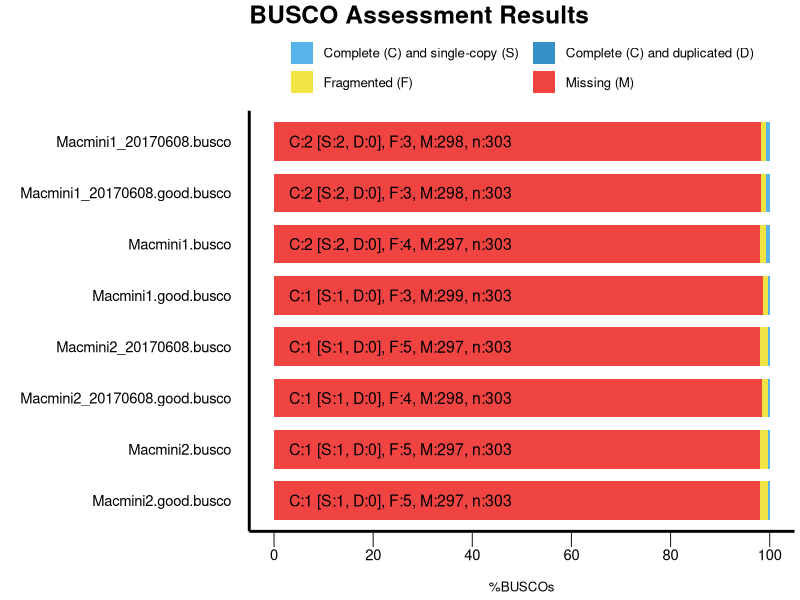

Here is the R script that generated this plot:
######################################
#
# BUSCO summary figure
# @author Mathieu Seppey <mathieu.seppey@unige.ch>
# @version 2.0
# @since BUSCO 2.0
# 
# Copyright (C) 2016 E. Zdobnov lab
# 
# BUSCO is free software: you can redistribute it and/or modify
# it under the terms of the GNU General Public License as published by
# the Free Software Foundation, either version 3 of the License, or
# (at your option) any later version. See <http://www.gnu.org/licenses/>
#  
# BUSCO is distributed in the hope that it will be useful,
# but WITHOUT ANY WARRANTY; without even the implied warranty of
# MERCHANTABILITY or FITNESS FOR A PARTICULAR PURPOSE.  See the
# GNU General Public License for more details.
#
######################################

# Load the required libraries
library(ggplot2)
library("grid")
options(bitmapType="cairo")
# !!! CONFIGURE YOUR PLOT HERE !!! 
# Output
my_output <- paste("busco/summary/","busco_figure.png",sep="/") 
my_width <- 20
my_height <- 15
my_unit <- "cm"

# Colors
my_colors <- c("#56B4E9", "#3492C7", "#F0E442", "#F04442")
# Bar height ratio
my_bar_height <- 0.75

# Legend
my_title <- "BUSCO Assessment Results"

# Font
my_family <- "sans"
my_size_ratio <- 1

# !!! SEE YOUR DATA HERE !!! 
# Your data as generated by python, remove or add more
my_species <- c('Macmini2.good.busco', 'Macmini2.good.busco', 'Macmini2.good.busco', 'Macmini2.good.busco', 'Macmini1_20170608.good.busco', 'Macmini1_20170608.good.busco', 'Macmini1_20170608.good.busco', 'Macmini1_20170608.good.busco', 'Macmini1.good.busco', 'Macmini1.good.busco', 'Macmini1.good.busco', 'Macmini1.good.busco', 'Macmini1_20170608.busco', 'Macmini1_20170608.busco', 'Macmini1_20170608.busco', 'Macmini1_20170608.busco', 'Macmini2_20170608.busco', 'Macmini2_20170608.busco', 'Macmini2_20170608.busco', 'Macmini2_20170608.busco', 'Macmini1.busco', 'Macmini1.busco', 'Macmini1.busco', 'Macmini1.busco', 'Macmini2_20170608.good.busco', 'Macmini2_20170608.good.busco', 'Macmini2_20170608.good.busco', 'Macmini2_20170608.good.busco', 'Macmini2.busco', 'Macmini2.busco', 'Macmini2.busco', 'Macmini2.busco')
my_species <- factor(my_species)
my_species <- factor(my_species,levels(my_species)[c(length(levels(my_species)):1)]) # reorder your species here just by changing the values in the vector :
my_percentage <- c(0.3, 0.0, 1.7, 98.0, 0.7, 0.0, 1.0, 98.3, 0.3, 0.0, 1.0, 98.7, 0.7, 0.0, 1.0, 98.3, 0.3, 0.0, 1.7, 98.0, 0.7, 0.0, 1.3, 98.0, 0.3, 0.0, 1.3, 98.4, 0.3, 0.0, 1.7, 98.0)
my_values <- c(1, 0, 5, 297, 2, 0, 3, 298, 1, 0, 3, 299, 2, 0, 3, 298, 1, 0, 5, 297, 2, 0, 4, 297, 1, 0, 4, 298, 1, 0, 5, 297)

######################################
######################################
######################################
# Code to produce the graph
labsize = 1
if (length(levels(my_species)) > 10){
 labsize = 0.66
}
print("Plotting the figure ...")
category <- c(rep(c("S","D","F","M"),c(1)))
category <-factor(category)
category = factor(category,levels(category)[c(4,1,2,3)])
df = data.frame(my_species,my_percentage,my_values,category)

figure <- ggplot() + 
  
  geom_bar(aes(y = my_percentage, x = my_species, fill = category), data = df, stat="identity", width=my_bar_height) + 
  coord_flip() + 
  theme_gray(base_size = 8) + 
  scale_y_continuous(labels = c("0","20","40","60","80","100"), breaks = c(0,20,40,60,80,100)) + 
  scale_fill_manual(values = my_colors,labels =c(" Complete (C) and single-copy (S)  ",
                                                 " Complete (C) and duplicated (D)",
                                                 " Fragmented (F)  ",
                                                 " Missing (M)")) +   
  ggtitle(my_title) + 
  xlab("") + 
  ylab("\n%BUSCOs") + 

  theme(plot.title = element_text(family=my_family, colour = "black", size = rel(2.2)*my_size_ratio, face = "bold")) + 
  theme(legend.position="top",legend.title = element_blank()) + 
  theme(legend.text = element_text(family=my_family, size = rel(1.2)*my_size_ratio)) + 
  theme(panel.background = element_rect(color="#FFFFFF", fill="white")) + 
  theme(panel.grid.minor = element_blank()) + 
  theme(panel.grid.major = element_blank()) +
  theme(axis.text.y = element_text(family=my_family, colour = "black", size = rel(1.66)*my_size_ratio)) + 
  theme(axis.text.x = element_text(family=my_family, colour = "black", size = rel(1.66)*my_size_ratio)) + 
  theme(axis.line = element_line(size=1*my_size_ratio, colour = "black")) + 
  theme(axis.ticks.length = unit(.85, "cm")) + 
  theme(axis.ticks.y = element_line(colour="white", size = 0)) + 
  theme(axis.ticks.x = element_line(colour="#222222")) + 
  theme(axis.ticks.length = unit(0.4, "cm")) + 
  theme(axis.title.x = element_text(family=my_family, size=rel(1.2)*my_size_ratio)) + 
  
  guides(fill = guide_legend(override.aes = list(colour = NULL))) +
  guides(fill=guide_legend(nrow=2,byrow=TRUE))
  
  for(i in rev(c(1:length(levels(my_species))))){
    detailed_values <- my_values[my_species==my_species[my_species==levels(my_species)[i]]]
    total_buscos <- sum(detailed_values)
    figure <- figure + 
    annotate("text", label=paste("C:", detailed_values[1] + detailed_values[2], " [S:", detailed_values[1], ", D:", detailed_values[2], "], F:", detailed_values[3], ", M:", detailed_values[4], ", n:", total_buscos, sep=""), 
             y=3, x = i, size = labsize*4*my_size_ratio, colour = "black", hjust=0, family=my_family)
  }
  
ggsave(figure, file=my_output, width = my_width, height = my_height, unit = my_unit)
print("Done")
